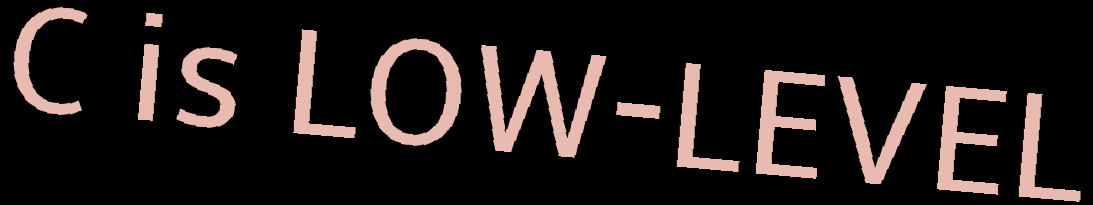
#> input picture out/0.png, 1093 x 205 px
$ python -i image2text.py   (imports and definitions only)
#> lines starting #> are read from the running program, lines starting #| are printed output that depends on the picture
import cv2.cv2
import matplotlib.pyplot as plt
import numpy as np
from pathlib import Path
from collections import defaultdict
from skimage.measure import label, regionprops


def extract_features(image):
    features = []
    # Next, Previous, First_Child, Parent
    _, hierarchy = cv2.cv2.findContours(image, cv2.cv2.RETR_CCOMP, cv2.cv2.CHAIN_APPROX_SIMPLE)
    ext_cnt = 0
    int_cnt = 0
    for i in range(len(hierarchy[0])):
        if hierarchy[0][i][-1] == -1:
            ext_cnt += 1
        elif hierarchy[0][i][-1] == 0:
            int_cnt += 1
    features.extend([ext_cnt, int_cnt])
    labeled = label(image)
    region = regionprops(labeled)[0]
    filling_factor = region.area / region.bbox_area
    features.append(filling_factor)
    centroid = np.array(region.local_centroid) / np.array(region.image.shape)
    features.extend(centroid)
    features.append(region.eccentricity)
    return features


def distance(px1, px2):
    return ((px1[0] - px2[0]) ** 2 + (px1[1] - px2[1]) ** 2) ** 0.5


# [40 lines left out: function image_to_text, not called in this run]


train_dir = Path("out") / "train"
train_data = defaultdict(list)

# [8 lines not run here, left out]

features_array = []
responses = []
# [5 lines not run here, left out]

features_array = np.array(features_array, dtype="f4")
responses = np.array(responses)

knn = cv2.cv2.ml.KNearest_create()
# [7 lines not run here, left out]

>>> import cv2
>>> picture = cv2.imread('out/0.png', cv2.IMREAD_GRAYSCALE)
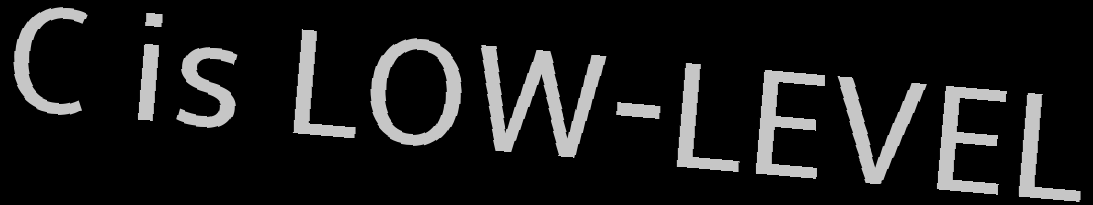
#> picture: shape (205, 1093); min 0, max 198, mean 26.9
>>> result = extract_features(picture)
#> the loop in extract_features, `for i in range(len(hierarchy[0])):` made 15 passes
#> after the loop in extract_features, `for i in range(len(hierarchy[0])):`: ext_cnt = 13; int_cnt = 0
#> in extract_features, `labeled = label(image)`:
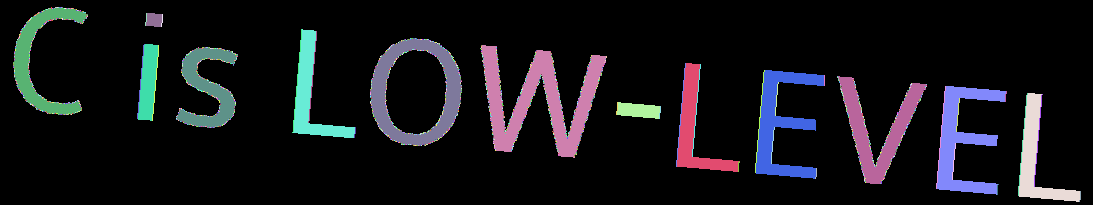
#> labeled: shape (205, 1093) int64; 2829 distinct labels, from 0 to 2828; one colour per label, 0 black
#> in extract_features, `filling_factor = region.area / region.bbox_area`: filling_factor = 1
#> in extract_features, `centroid = np.array(region.local_centroid) / np.array(region.image.sha..`: centroid = [0.25, 0]
#> result = [13, 0, 1, 0.25, 0, 1]

$ run again, on out/4.png
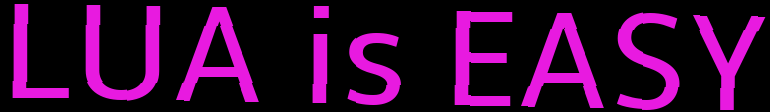
#> input picture out/4.png, 770 x 112 px
#> `picture = cv2.imread('out/0.png', cv2.IMREAD_GRAYSCALE)`:
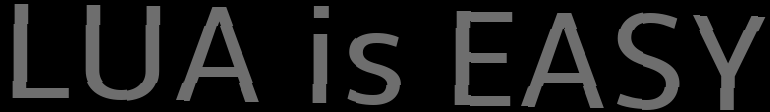
#> picture: shape (112, 770); min 0, max 110, mean 25
#> the loop in extract_features, `for i in range(len(hierarchy[0])):` made 12 passes
#> after the loop in extract_features, `for i in range(len(hierarchy[0])):`: ext_cnt = 10; int_cnt = 0
#> in extract_features, `labeled = label(image)`:
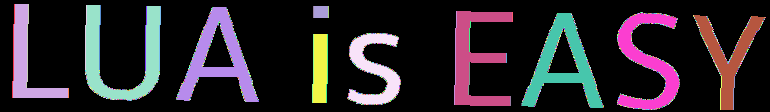
#> labeled: shape (112, 770) int64; 2132 distinct labels, from 0 to 2131; one colour per label, 0 black
#> filling_factor = 0.333
#> centroid = [0.495, 0.344]
#> result = [10, 0, 0.333, 0.495, 0.344, 1]
